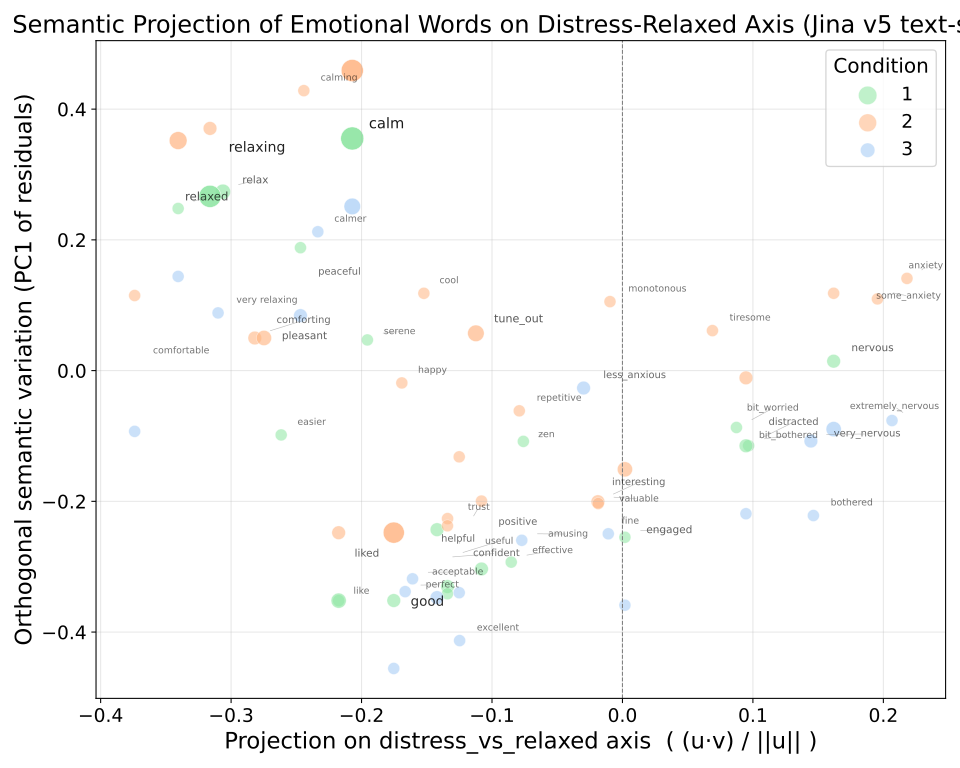

Reproduce this figure in Python.
import ast
from pathlib import Path

import matplotlib.pyplot as plt
import numpy as np
import pandas as pd
import torch
from adjustText import adjust_text
from sentence_transformers import SentenceTransformer
from sklearn.decomposition import PCA


MODEL_ID = "jinaai/jina-embeddings-v5-text-small"
TASK_NAME = "text-matching"
BASE_DIR = Path(__file__).resolve().parent
PROJECT_DIR = BASE_DIR.parent.parent
DATA_DIR = PROJECT_DIR / "data"
OUTPUT_DIR = BASE_DIR
OUTPUT_DIR.mkdir(parents=True, exist_ok=True)

if torch.backends.mps.is_available():
    DEVICE = "mps"
elif torch.cuda.is_available():
    DEVICE = "cuda"
else:
    DEVICE = "cpu"

model = SentenceTransformer(
    MODEL_ID,
    trust_remote_code=True,
    device=DEVICE,
)

embedding_cache = {}


def normalize_text(w: str) -> str:
    if not isinstance(w, str):
        return str(w)

    key = w.strip().lower()
    w = w.replace("_", " ")
    if key == "tune_out":
        return "tune out"
    if key in {"bit_worried", "bit worried"}:
        return "a bit worried"
    if key in {"bit_bothered", "bit bothered"}:
        return "a bit bothered"
    if key in {"like", "liked"}:
        return "liked it"
    return w


def embed_texts(texts, batch_size=16):
    normalized = [normalize_text(t) for t in texts]
    missing = [t for t in normalized if t not in embedding_cache]

    if missing:
        vectors = model.encode(
            sentences=missing,
            task=TASK_NAME,
            batch_size=batch_size,
            convert_to_numpy=True,
            show_progress_bar=False,
        )
        for text, vector in zip(missing, vectors):
            embedding_cache[text] = np.asarray(vector, dtype=float)

    return [embedding_cache[t] for t in normalized]


def encode_word(w: str) -> np.ndarray:
    return embed_texts([w])[0]


def get_semantic_subspace(pos_words, neg_words, encode_fn):
    pos_vecs = np.vstack([encode_fn(w) for w in pos_words])
    neg_vecs = np.vstack([encode_fn(w) for w in neg_words])

    a_vec = pos_vecs.mean(axis=0)
    b_vec = neg_vecs.mean(axis=0)
    diff_mat = np.array([p - n for p in pos_vecs for n in neg_vecs])
    diff_vec = diff_mat.mean(axis=0)
    return a_vec, b_vec, diff_vec


distress_words = [
    "distressed", "danger", "apprehensive", "anguish", "torment", "agitated"
]
relaxed_words = [
    "relieved", "comforted", "security", "soothed", "reassured", "at ease"
]

a_vec, b_vec, distress_relaxed_axis = get_semantic_subspace(
    distress_words,
    relaxed_words,
    encode_word
)

axis_vec = distress_relaxed_axis
axis_norm = np.linalg.norm(axis_vec)

probe_words = [
    "worried",
    "little worried",
    "a little worried",
    "slightly worried",
    "a bit worried",
    "somewhat worried",
    "mildly worried",
    "anxious",
    "less anxious",
    "slightly anxious",
    "somewhat anxious",
    "a bit anxious",
    "some anxiety",
    "a little bothered",
    "very nervous",
    "extremely nervous",
    "calm",
    "relaxed",
    "engaged",
    "immersed",
    "distracted"
]


def semantic_projection(word, axis_vec, axis_norm, encode_fn):
    v = encode_fn(word)
    if axis_norm == 0:
        return np.nan
    return float(axis_vec @ v / axis_norm)


print("\nProbe word projections on the distress-relaxed axis:")
for probe_word in probe_words:
    probe_score = semantic_projection(probe_word, axis_vec, axis_norm, encode_word)
    print(f"{probe_word:15s} {probe_score: .4f}")


def remove_not_words(cell):
    if isinstance(cell, list):
        return [w for w in cell if isinstance(w, str) and not w.startswith("not_")]
    if isinstance(cell, str):
        try:
            words = ast.literal_eval(cell)
            if isinstance(words, list):
                return [w for w in words if isinstance(w, str) and not w.startswith("not_")]
        except Exception:
            return []
    return []


def process_trial_single_axis(word_list, axis_vec, axis_norm, encode_fn):
    word_projs = []
    for w in word_list:
        if not isinstance(w, str):
            continue
        proj = semantic_projection(w, axis_vec, axis_norm, encode_fn)
        word_projs.append({"word": w, "projection": proj})

    if not word_projs:
        return {"word_projections": [], "mean_projection": np.nan}

    return {
        "word_projections": word_projs,
        "mean_projection": float(np.mean([wp["projection"] for wp in word_projs]))
    }


df = pd.read_csv(DATA_DIR / "emotion_words_checked.csv")
df_t = pd.read_csv(DATA_DIR / "Flow_current.csv")

df["ID"] = df["ID"].astype(str)
df_t["ID"] = df_t["ID"].astype(str)
df_t.columns = df_t.columns.str.strip()
condition_col = "Exp_Condition" if "Exp_Condition" in df_t.columns else "Exp_Condition "
merged = df.merge(df_t[["ID", condition_col]], on="ID", how="left")
merged["text"] = merged["text"].apply(remove_not_words)

all_normalized_words = sorted({
    normalize_text(w)
    for word_list in merged["text"]
    if isinstance(word_list, list)
    for w in word_list
    if isinstance(w, str)
})
if all_normalized_words:
    embed_texts(all_normalized_words)

word_level_rows = []
participant_level_rows = []

for _, row in merged.iterrows():
    participant_id = row["ID"]
    condition = row[condition_col]
    word_list = row["text"]

    if not word_list:
        continue

    result = process_trial_single_axis(word_list, axis_vec, axis_norm, encode_word)

    for wp in result["word_projections"]:
        word_level_rows.append({
            "Participant": participant_id,
            "condition": condition,
            "word": wp["word"],
            "projection_fear_vs_calm": wp["projection"]
        })

    participant_level_rows.append({
        "Participant": participant_id,
        "condition": condition,
        "mean_projection_fear_vs_calm": result["mean_projection"],
        "word_list": str(word_list)
    })


word_level_df = pd.DataFrame(word_level_rows).dropna(subset=["condition"])
participant_level_df = pd.DataFrame(participant_level_rows).dropna(subset=["condition"])
word_level_df.to_csv(OUTPUT_DIR / "semantic_projection_jina.csv", index=False)
participant_level_df.to_csv(OUTPUT_DIR / "semantic_projection_jina_mean.csv", index=False)


data_for_plot = merged.dropna(subset=[condition_col]).copy()

all_words = []
all_vecs = []
all_conditions = []

for _, row in data_for_plot.iterrows():
    condition = row[condition_col]
    word_list = row["text"]
    if not word_list:
        continue
    for w in word_list:
        if not isinstance(w, str):
            continue
        all_words.append(w)
        all_vecs.append(encode_word(w))
        all_conditions.append(condition)

if not all_vecs:
    raise ValueError("No words with embeddings found for plotting.")

all_vecs = np.vstack(all_vecs)
axis_unit = axis_vec / axis_norm
x_coord = (all_vecs @ axis_vec) / axis_norm
proj_along_unit = all_vecs @ axis_unit
residuals = all_vecs - np.outer(proj_along_unit, axis_unit)
y_coord = PCA(n_components=1).fit_transform(residuals).ravel()

plot_df = pd.DataFrame({
    "word": all_words,
    "condition": all_conditions,
    "x": x_coord,
    "y": y_coord
})

plot_df = (
    plot_df.groupby(["word", "condition"], as_index=False)
    .agg(
        x=("x", "mean"),
        y=("y", "mean"),
        frequency=("word", "size")
    )
)

freq_min = plot_df["frequency"].min()
freq_max = plot_df["frequency"].max()
if freq_max == freq_min:
    plot_df["point_size"] = 80
    plot_df["label_size"] = 8
    plot_df["alpha"] = 0.75
else:
    freq_scaled = (plot_df["frequency"] - freq_min) / (freq_max - freq_min)
    plot_df["point_size"] = 80 + 220 * freq_scaled
    plot_df["label_size"] = 7 + 4 * freq_scaled
    plot_df["alpha"] = 0.55 + 0.35 * freq_scaled

unique_conditions = sorted(plot_df["condition"].unique())
condition_angles = np.linspace(0, 2 * np.pi, num=len(unique_conditions), endpoint=False)
condition_offsets = {
    cond: (0.12 * np.cos(angle), 0.12 * np.sin(angle))
    for cond, angle in zip(unique_conditions, condition_angles)
}
cond_colors = {
    "1": "#8de5a1",
    "2": "#ffb482",
    "3": "#a1c9f4"
}
plot_df["x_plot"] = plot_df["x"]
plot_df["y_plot"] = plot_df.apply(lambda row: row["y"] + condition_offsets[row["condition"]][1], axis=1)
plot_df.to_csv(OUTPUT_DIR / "semantic_projection_jina_plot_points.csv", index=False)

plt.figure(figsize=(10, 8))
for cond in unique_conditions:
    cond_df = plot_df[plot_df["condition"] == cond]
    plt.scatter(
        cond_df["x_plot"],
        cond_df["y_plot"],
        s=cond_df["point_size"],
        color=cond_colors.get(str(cond), "#999999"),
        alpha=cond_df["alpha"],
        label=str(cond),
        edgecolor="white",
        linewidth=0.4
    )

label_df = (
    plot_df.groupby("word", as_index=False)
    .agg(
        x_plot=("x_plot", "mean"),
        y_plot=("y_plot", "mean"),
        label_size=("label_size", "max"),
        alpha=("alpha", "max")
    )
)
label_df.to_csv(OUTPUT_DIR / "semantic_projection_jina_plot_labels.csv", index=False)

texts = []
for _, row in label_df.iterrows():
    texts.append(
        plt.text(
            row["x_plot"] + 0.01,
            row["y_plot"] + 0.01,
            row["word"],
            fontsize=row["label_size"],
            alpha=row["alpha"]
        )
    )

adjust_text(
    texts,
    x=label_df["x_plot"].to_numpy(),
    y=label_df["y_plot"].to_numpy(),
    arrowprops=dict(arrowstyle="-", color="gray", lw=0.5, alpha=0.5),
    expand_points=(1.1, 1.2),
    expand_text=(1.05, 1.2)
)

plt.axvline(0, color="gray", linewidth=0.8, linestyle="--")
plt.title("Semantic Projection of Emotional Words on Distress-Relaxed Axis (Jina v5 text-small)", fontsize=18)
plt.xlabel("Projection on distress_vs_relaxed axis  ( (u·v) / ||u|| )", fontsize=17)
plt.ylabel("Orthogonal semantic variation (PC1 of residuals)", fontsize=17)
plt.xticks(fontsize=14)
plt.yticks(fontsize=14)
plt.legend(title="Condition", title_fontsize=15, fontsize=14)
plt.grid(True, alpha=0.3)
plt.tight_layout()
plt.savefig(OUTPUT_DIR / "semantic_projection_jina.pdf", format="pdf")
plt.savefig(OUTPUT_DIR / "semantic_projection_jina.svg", format="svg")
plt.show()
